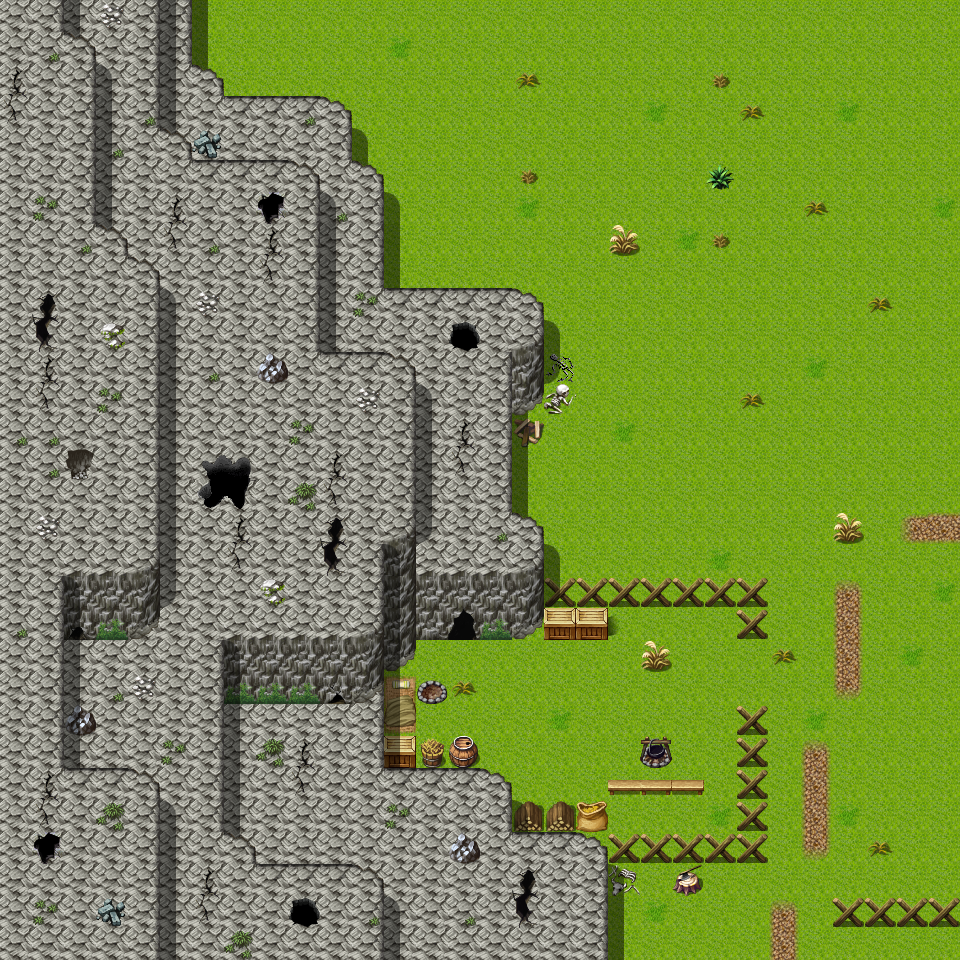

The image is a tile-based game level rendered from a .tmx file. Its description and source (layers, tilesets, objects; grid data summarised) follow:
An orthogonal 30x30 tile map with 32x32 px tiles, 3 tile layers (Ground, Objects, Above), 1 hidden layer not drawn, 40 tilesets and 9 objects (7x spawn, 2x mapchange).

<map version="1.0" orientation="orthogonal" width="30" height="30" tilewidth="32" tileheight="32">
 <properties>
  <property name="outdoors" value="1" />
 </properties>
 <tileset firstgid="1" name="map_bed_1" tilewidth="32" tileheight="32">
  <image source="../drawable/map_bed_1.png" width="512" height="256" />
 </tileset>
 <tileset firstgid="129" name="map_border_1" tilewidth="32" tileheight="32">
  <image source="../drawable/map_border_1.png" width="512" height="256" />
 </tileset>
 <tileset firstgid="257" name="map_bridge_1" tilewidth="32" tileheight="32">
  <image source="../drawable/map_bridge_1.png" width="512" height="256" />
 </tileset>
 <tileset firstgid="385" name="map_broken_1" tilewidth="32" tileheight="32">
  <image source="../drawable/map_broken_1.png" width="512" height="256" />
 </tileset>
 <tileset firstgid="513" name="map_cavewall_1" tilewidth="32" tileheight="32">
  <image source="../drawable/map_cavewall_1.png" width="576" height="192" />
 </tileset>
 <tileset firstgid="621" name="map_cavewall_2" tilewidth="32" tileheight="32">
  <image source="../drawable/map_cavewall_2.png" width="576" height="192" />
 </tileset>
 <tileset firstgid="729" name="map_cavewall_3" tilewidth="32" tileheight="32">
  <image source="../drawable/map_cavewall_3.png" width="576" height="192" />
 </tileset>
 <tileset firstgid="837" name="map_chair_table_1" tilewidth="32" tileheight="32">
  <image source="../drawable/map_chair_table_1.png" width="512" height="256" />
 </tileset>
 <tileset firstgid="965" name="map_crate_1" tilewidth="32" tileheight="32">
  <image source="../drawable/map_crate_1.png" width="512" height="256" />
 </tileset>
 <tileset firstgid="1093" name="map_cupboard_1" tilewidth="32" tileheight="32">
  <image source="../drawable/map_cupboard_1.png" width="512" height="256" />
 </tileset>
 <tileset firstgid="1221" name="map_curtain_1" tilewidth="32" tileheight="32">
  <image source="../drawable/map_curtain_1.png" width="512" height="256" />
 </tileset>
 <tileset firstgid="1349" name="map_entrance_1" tilewidth="32" tileheight="32">
  <image source="../drawable/map_entrance_1.png" width="512" height="256" />
 </tileset>
 <tileset firstgid="1477" name="map_fence_1" tilewidth="32" tileheight="32">
  <image source="../drawable/map_fence_1.png" width="512" height="256" />
 </tileset>
 <tileset firstgid="1605" name="map_fence_2" tilewidth="32" tileheight="32">
  <image source="../drawable/map_fence_2.png" width="512" height="256" />
 </tileset>
 <tileset firstgid="1733" name="map_ground_1" tilewidth="32" tileheight="32">
  <image source="../drawable/map_ground_1.png" width="512" height="256" />
 </tileset>
 <tileset firstgid="1861" name="map_ground_2" tilewidth="32" tileheight="32">
  <image source="../drawable/map_ground_2.png" width="512" height="256" />
 </tileset>
 <tileset firstgid="1989" name="map_ground_3" tilewidth="32" tileheight="32">
  <image source="../drawable/map_ground_3.png" width="512" height="256" />
 </tileset>
 <tileset firstgid="2117" name="map_ground_4" tilewidth="32" tileheight="32">
  <image source="../drawable/map_ground_4.png" width="512" height="256" />
 </tileset>
 <tileset firstgid="2245" name="map_ground_5" tilewidth="32" tileheight="32">
  <image source="../drawable/map_ground_5.png" width="512" height="256" />
 </tileset>
 <tileset firstgid="2373" name="map_ground_6" tilewidth="32" tileheight="32">
  <image source="../drawable/map_ground_6.png" width="512" height="256" />
 </tileset>
 <tileset firstgid="2501" name="map_ground_7" tilewidth="32" tileheight="32">
  <image source="../drawable/map_ground_7.png" width="512" height="256" />
 </tileset>
 <tileset firstgid="2629" name="map_ground_8" tilewidth="32" tileheight="32">
  <image source="../drawable/map_ground_8.png" width="512" height="256" />
 </tileset>
 <tileset firstgid="2757" name="map_indoor_1" tilewidth="32" tileheight="32">
  <image source="../drawable/map_indoor_1.png" width="512" height="256" />
 </tileset>
 <tileset firstgid="2885" name="map_kitchen_1" tilewidth="32" tileheight="32">
  <image source="../drawable/map_kitchen_1.png" width="512" height="256" />
 </tileset>
 <tileset firstgid="3013" name="map_outdoor_1" tilewidth="32" tileheight="32">
  <image source="../drawable/map_outdoor_1.png" width="512" height="256" />
 </tileset>
 <tileset firstgid="3141" name="map_pillar_1" tilewidth="32" tileheight="32">
  <image source="../drawable/map_pillar_1.png" width="512" height="256" />
 </tileset>
 <tileset firstgid="3269" name="map_plant_1" tilewidth="32" tileheight="32">
  <image source="../drawable/map_plant_1.png" width="512" height="256" />
 </tileset>
 <tileset firstgid="3397" name="map_rock_1" tilewidth="32" tileheight="32">
  <image source="../drawable/map_rock_1.png" width="512" height="256" />
 </tileset>
 <tileset firstgid="3525" name="map_roof_1" tilewidth="32" tileheight="32">
  <image source="../drawable/map_roof_1.png" width="512" height="256" />
 </tileset>
 <tileset firstgid="3653" name="map_roof_2" tilewidth="32" tileheight="32">
  <image source="../drawable/map_roof_2.png" width="512" height="256" />
 </tileset>
 <tileset firstgid="3781" name="map_shop_1" tilewidth="32" tileheight="32">
  <image source="../drawable/map_shop_1.png" width="512" height="256" />
 </tileset>
 <tileset firstgid="3909" name="map_sign_ladder_1" tilewidth="32" tileheight="32">
  <image source="../drawable/map_sign_ladder_1.png" width="512" height="256" />
 </tileset>
 <tileset firstgid="4037" name="map_table_1" tilewidth="32" tileheight="32">
  <image source="../drawable/map_table_1.png" width="512" height="256" />
 </tileset>
 <tileset firstgid="4165" name="map_trail_1" tilewidth="32" tileheight="32">
  <image source="../drawable/map_trail_1.png" width="512" height="256" />
 </tileset>
 <tileset firstgid="4293" name="map_tree_1" tilewidth="32" tileheight="32">
  <image source="../drawable/map_tree_1.png" width="512" height="256" />
 </tileset>
 <tileset firstgid="4421" name="map_wall_1" tilewidth="32" tileheight="32">
  <image source="../drawable/map_wall_1.png" width="512" height="256" />
 </tileset>
 <tileset firstgid="4549" name="map_wall_2" tilewidth="32" tileheight="32">
  <image source="../drawable/map_wall_2.png" width="480" height="256" />
 </tileset>
 <tileset firstgid="4669" name="map_wall_3" tilewidth="32" tileheight="32">
  <image source="../drawable/map_wall_3.png" width="480" height="256" />
 </tileset>
 <tileset firstgid="4789" name="map_window_1" tilewidth="32" tileheight="32">
  <image source="../drawable/map_window_1.png" width="512" height="256" />
 </tileset>
 <tileset firstgid="4917" name="map_window_2" tilewidth="32" tileheight="32">
  <image source="../drawable/map_window_2.png" width="512" height="256" />
 </tileset>
 <layer name="Ground" width="30" height="30">
  <data>[900 cells, 900 non-empty, 9 distinct tile ids]</data>
 </layer>
 <layer name="Objects" width="30" height="30">
  <data>[900 cells, 187 non-empty, 53 distinct tile ids]</data>
 </layer>
 <layer name="Above" width="30" height="30">
  <data>[900 cells, 82 non-empty, 6 distinct tile ids]</data>
 </layer>
 <layer name="Walkable" width="30" height="30" visible="0">
  <data>[900 cells, 470 non-empty, 1 distinct tile ids]</data>
 </layer>
 <objectgroup name="Mapevents" width="30" height="30">
  <object name="south" type="mapchange" x="608" y="928" width="352" height="32">
   <properties>
    <property name="map" value="rivermouth1" />
    <property name="place" value="north" />
   </properties>
  </object>
  <object name="east" type="mapchange" x="928" y="0" width="32" height="896">
   <properties>
    <property name="map" value="westriver10" />
    <property name="place" value="west" />
   </properties>
  </object>
 </objectgroup>
 <objectgroup name="Spawn" width="30" height="30">
  <!-- 7 objects omitted --></objectgroup>
 <objectgroup name="Keys" width="30" height="30" />
</map>
<!-- 7 of 9 objects omitted -->
